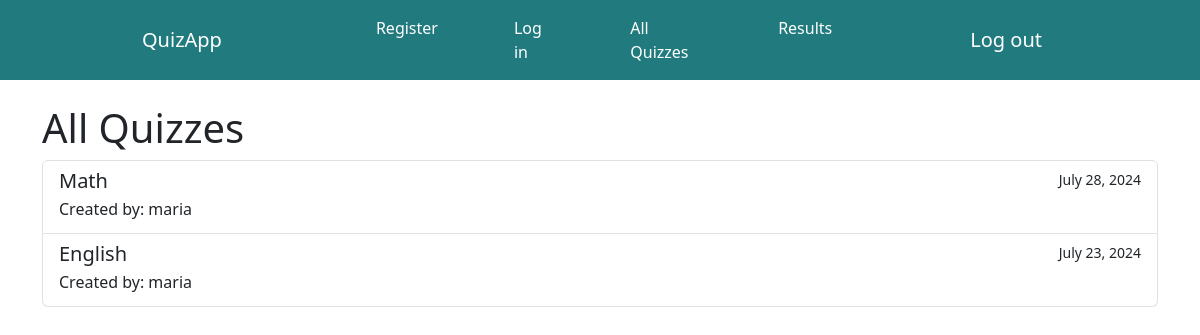
The app's page /all_quizzes/ (signed in) with its own data.
### quiz_app/models.py (models this page shows, shortened)
class Quiz(models.Model):
    title = models.CharField(max_length=200)
    creator = models.ForeignKey(User, on_delete=models.CASCADE, default= 1)
    created_at = models.DateTimeField(auto_now_add=True)
    takers = models.ManyToManyField(User, related_name='taken_quizzes', blank=True)

### quiz_app/views.py (the view)
# urls.py: path('all_quizzes/', views.all_quizzes, name='all_quizzes'),
def all_quizzes(request):
    quizzes = Quiz.objects.all().order_by('-created_at')
    return render(request, 'quiz_app/all_quizzes.html', {'quizzes': quizzes})

### quiz_app/templates/quiz_app/all_quizzes.html
{% extends 'quiz_app/home.html' %}
{% block content %}
<div class="container mt-4">
    <h1>All Quizzes</h1>
    <div class="list-group">
        {% for quiz in quizzes %}
        <a href="{% url 'take_quiz' quiz.id %}" class="list-group-item list-group-item-action">
            <div class="d-flex w-100 justify-content-between">
                <h5 class="mb-1">{{ quiz.title }}</h5>
                <small>{{ quiz.created_at|date:"F d, Y" }}</small>
            </div>
            <p class="mb-1">Created by: {{ quiz.creator.username }}</p>
        </a>
        {% empty %}
        <p class="list-group-item">No quizzes available.</p>
        {% endfor %}
    </div>
</div>
{% endblock %}

### records on screen
Quiz: title "Math", created_at "July 28, 2024", creator.username "maria"
Quiz: title "English", created_at "July 23, 2024", creator.username "maria"
